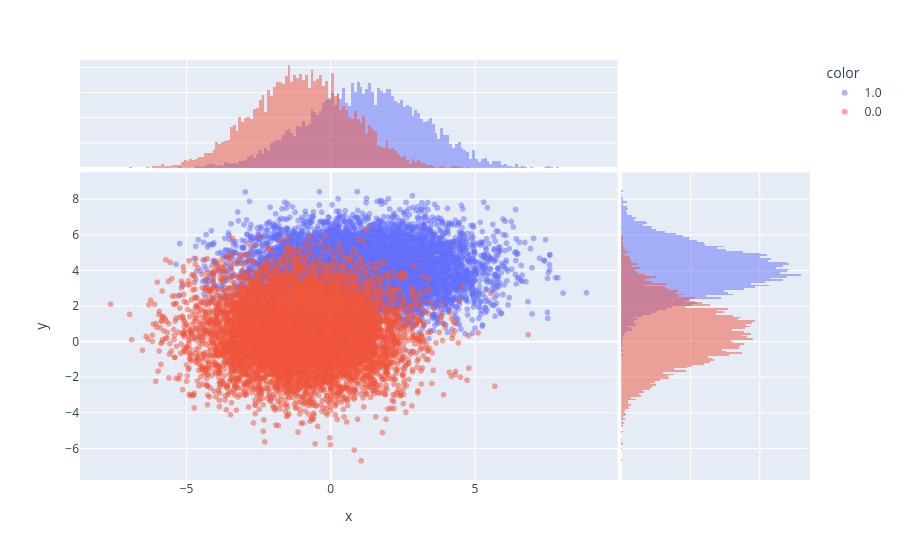
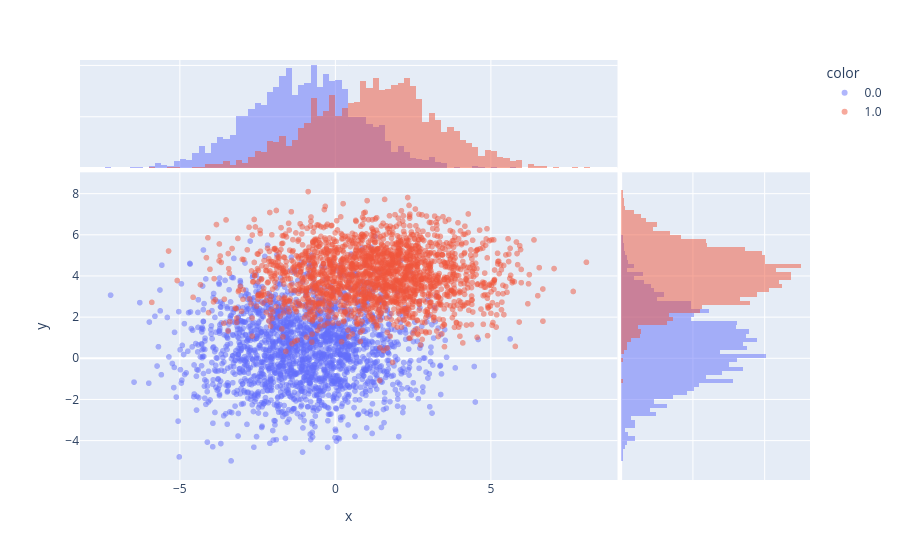

Notebook code for these charts, in order:
### Markdown cell above
* podziel pełne dane na podzbiory uczący (80% danych) i treningowy (20% danych). Wykonując podział zwróć uwagę na randomizację danych.
* narysuj dwuwymiarowe rozkłady dla zbiorów uczącego i treningowego i sprawdź wizualnie czy są różne. 

**Wskazówka:** do podziałów zbioru proszę użyć funkcji [train_test_split](https://scikit-learn.org/stable/modules/generated/sklearn.model_selection.train_test_split.html) podając obiekt DataFrame jako argument.

### Code cell
#BEGIN_SOLUTION
df_train, df_test = train_test_split(df, test_size=0.2)

for df_set in [df_train, df_test]:
        
    px.scatter(
        df_set, 
        x="x", 
        y="y", 
        color=df_set["label"].astype(str),
        opacity=0.5,
        marginal_x="histogram",   # inne opcje: "box", "violin", "rug"
        marginal_y="histogram"
    ).show()
#END_SOLUTION

### Figure 1 — Plotly figure (JSON) as saved in the notebook; plotly's stock layout.template omitted (floating-point values rounded to 4 significant figures; data arrays with more than 128 entries replaced by an {"elided": "..."} marker saying what was removed)
{"data": [{"hovertemplate": "color=1.0<br>x=%{x}<br>y=%{y}<extra></extra>", "legendgroup": "1.0", "marker": {"color": "#636efa", "opacity": 0.5, "symbol": "circle"}, "mode": "markers", "name": "1.0", "showlegend": true, "type": "scattergl", "x": {"elided": "7993 float values"}, "xaxis": "x", "y": {"elided": "7993 float values"}, "yaxis": "y"}, {"alignmentgroup": "True", "bingroup": "x", "hovertemplate": "color=1.0<br>x=%{x}<br>count=%{y}<extra></extra>", "legendgroup": "1.0", "marker": {"color": "#636efa"}, "name": "1.0", "offsetgroup": "1.0", "opacity": 0.5, "showlegend": false, "type": "histogram", "x": {"elided": "7993 float values"}, "xaxis": "x3", "yaxis": "y3"}, {"alignmentgroup": "True", "bingroup": "y", "hovertemplate": "color=1.0<br>y=%{y}<br>count=%{x}<extra></extra>", "legendgroup": "1.0", "marker": {"color": "#636efa"}, "name": "1.0", "offsetgroup": "1.0", "opacity": 0.5, "showlegend": false, "type": "histogram", "xaxis": "x2", "y": {"elided": "7993 float values"}, "yaxis": "y2"}, {"hovertemplate": "color=0.0<br>x=%{x}<br>y=%{y}<extra></extra>", "legendgroup": "0.0", "marker": {"color": "#EF553B", "opacity": 0.5, "symbol": "circle"}, "mode": "markers", "name": "0.0", "showlegend": true, "type": "scattergl", "x": {"elided": "8007 float values"}, "xaxis": "x", "y": {"elided": "8007 float values"}, "yaxis": "y"}, {"alignmentgroup": "True", "bingroup": "x", "hovertemplate": "color=0.0<br>x=%{x}<br>count=%{y}<extra></extra>", "legendgroup": "0.0", "marker": {"color": "#EF553B"}, "name": "0.0", "offsetgroup": "0.0", "opacity": 0.5, "showlegend": false, "type": "histogram", "x": {"elided": "8007 float values"}, "xaxis": "x3", "yaxis": "y3"}, {"alignmentgroup": "True", "bingroup": "y", "hovertemplate": "color=0.0<br>y=%{y}<br>count=%{x}<extra></extra>", "legendgroup": "0.0", "marker": {"color": "#EF553B"}, "name": "0.0", "offsetgroup": "0.0", "opacity": 0.5, "showlegend": false, "type": "histogram", "xaxis": "x2", "y": {"elided": "8007 float values"}, "yaxis": "y2"}], "layout": {"barmode": "overlay", "legend": {"title": {"text": "color"}, "tracegroupgap": 0}, "margin": {"t": 60}, "xaxis": {"anchor": "y", "domain": [0, 0.7363], "title": {"text": "x"}}, "xaxis2": {"anchor": "y2", "domain": [0.7413, 1], "matches": "x2", "showgrid": true, "showline": false, "showticklabels": false, "ticks": ""}, "xaxis3": {"anchor": "y3", "domain": [0, 0.7363], "matches": "x", "showgrid": true, "showticklabels": false}, "xaxis4": {"anchor": "y4", "domain": [0.7413, 1], "matches": "x2", "showgrid": true, "showline": false, "showticklabels": false, "ticks": ""}, "yaxis": {"anchor": "x", "domain": [0, 0.7326], "title": {"text": "y"}}, "yaxis2": {"anchor": "x2", "domain": [0, 0.7326], "matches": "y", "showgrid": true, "showticklabels": false}, "yaxis3": {"anchor": "x3", "domain": [0.7426, 1], "matches": "y3", "showgrid": true, "showline": false, "showticklabels": false, "ticks": ""}, "yaxis4": {"anchor": "x4", "domain": [0.7426, 1], "matches": "y3", "showgrid": true, "showline": false, "showticklabels": false, "ticks": ""}}}

### Figure 2 — Plotly figure (JSON) as saved in the notebook; plotly's stock layout.template omitted (floating-point values rounded to 4 significant figures; data arrays with more than 128 entries replaced by an {"elided": "..."} marker saying what was removed)
{"data": [{"hovertemplate": "color=0.0<br>x=%{x}<br>y=%{y}<extra></extra>", "legendgroup": "0.0", "marker": {"color": "#636efa", "opacity": 0.5, "symbol": "circle"}, "mode": "markers", "name": "0.0", "showlegend": true, "type": "scattergl", "x": {"elided": "1993 float values"}, "xaxis": "x", "y": {"elided": "1993 float values"}, "yaxis": "y"}, {"alignmentgroup": "True", "bingroup": "x", "hovertemplate": "color=0.0<br>x=%{x}<br>count=%{y}<extra></extra>", "legendgroup": "0.0", "marker": {"color": "#636efa"}, "name": "0.0", "offsetgroup": "0.0", "opacity": 0.5, "showlegend": false, "type": "histogram", "x": {"elided": "1993 float values"}, "xaxis": "x3", "yaxis": "y3"}, {"alignmentgroup": "True", "bingroup": "y", "hovertemplate": "color=0.0<br>y=%{y}<br>count=%{x}<extra></extra>", "legendgroup": "0.0", "marker": {"color": "#636efa"}, "name": "0.0", "offsetgroup": "0.0", "opacity": 0.5, "showlegend": false, "type": "histogram", "xaxis": "x2", "y": {"elided": "1993 float values"}, "yaxis": "y2"}, {"hovertemplate": "color=1.0<br>x=%{x}<br>y=%{y}<extra></extra>", "legendgroup": "1.0", "marker": {"color": "#EF553B", "opacity": 0.5, "symbol": "circle"}, "mode": "markers", "name": "1.0", "showlegend": true, "type": "scattergl", "x": {"elided": "2007 float values"}, "xaxis": "x", "y": {"elided": "2007 float values"}, "yaxis": "y"}, {"alignmentgroup": "True", "bingroup": "x", "hovertemplate": "color=1.0<br>x=%{x}<br>count=%{y}<extra></extra>", "legendgroup": "1.0", "marker": {"color": "#EF553B"}, "name": "1.0", "offsetgroup": "1.0", "opacity": 0.5, "showlegend": false, "type": "histogram", "x": {"elided": "2007 float values"}, "xaxis": "x3", "yaxis": "y3"}, {"alignmentgroup": "True", "bingroup": "y", "hovertemplate": "color=1.0<br>y=%{y}<br>count=%{x}<extra></extra>", "legendgroup": "1.0", "marker": {"color": "#EF553B"}, "name": "1.0", "offsetgroup": "1.0", "opacity": 0.5, "showlegend": false, "type": "histogram", "xaxis": "x2", "y": {"elided": "2007 float values"}, "yaxis": "y2"}], "layout": {"barmode": "overlay", "legend": {"title": {"text": "color"}, "tracegroupgap": 0}, "margin": {"t": 60}, "xaxis": {"anchor": "y", "domain": [0, 0.7363], "title": {"text": "x"}}, "xaxis2": {"anchor": "y2", "domain": [0.7413, 1], "matches": "x2", "showgrid": true, "showline": false, "showticklabels": false, "ticks": ""}, "xaxis3": {"anchor": "y3", "domain": [0, 0.7363], "matches": "x", "showgrid": true, "showticklabels": false}, "xaxis4": {"anchor": "y4", "domain": [0.7413, 1], "matches": "x2", "showgrid": true, "showline": false, "showticklabels": false, "ticks": ""}, "yaxis": {"anchor": "x", "domain": [0, 0.7326], "title": {"text": "y"}}, "yaxis2": {"anchor": "x2", "domain": [0, 0.7326], "matches": "y", "showgrid": true, "showticklabels": false}, "yaxis3": {"anchor": "x3", "domain": [0.7426, 1], "matches": "y3", "showgrid": true, "showline": false, "showticklabels": false, "ticks": ""}, "yaxis4": {"anchor": "x4", "domain": [0.7426, 1], "matches": "y3", "showgrid": true, "showline": false, "showticklabels": false, "ticks": ""}}}
